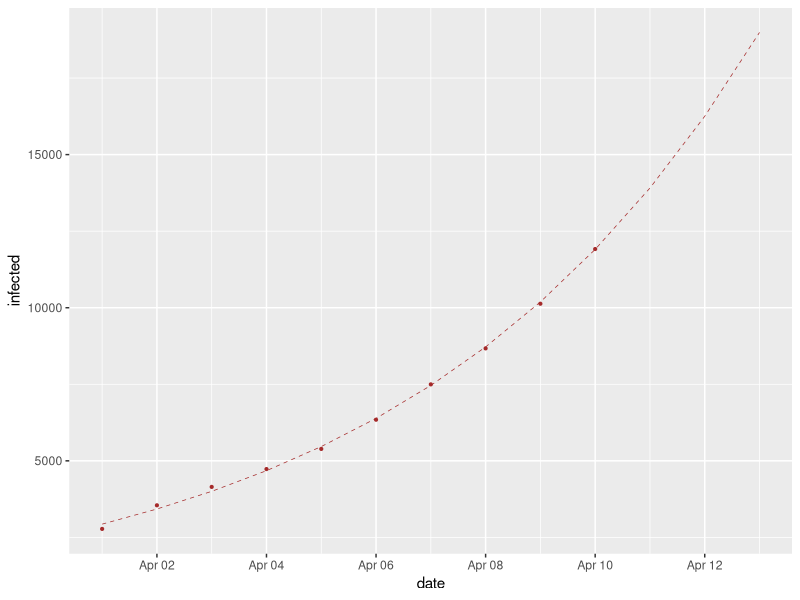
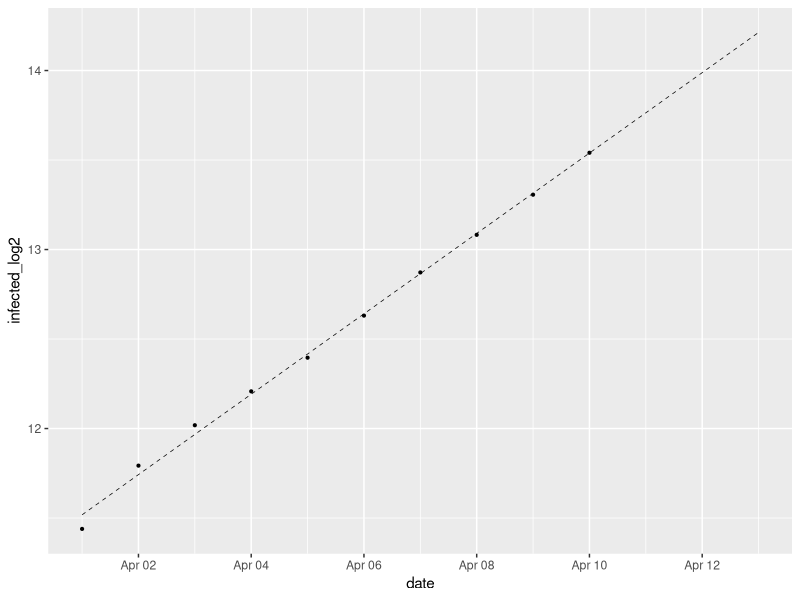
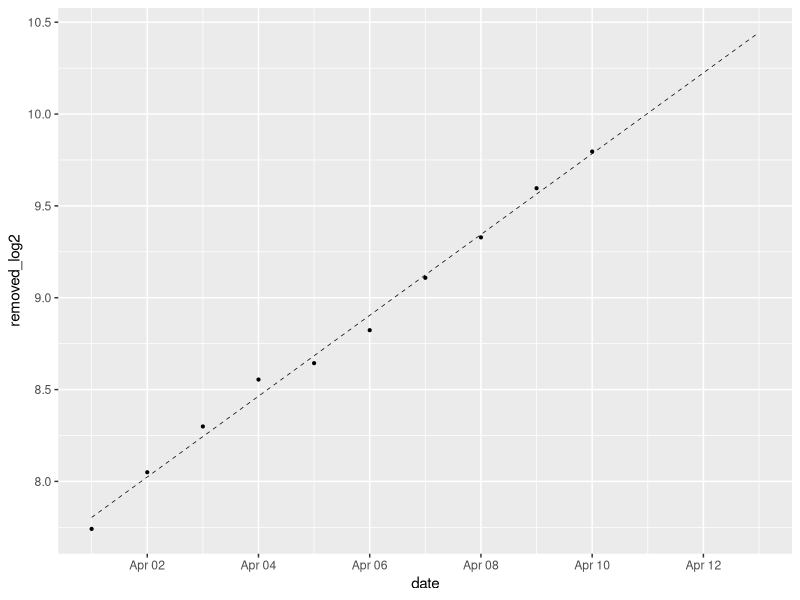
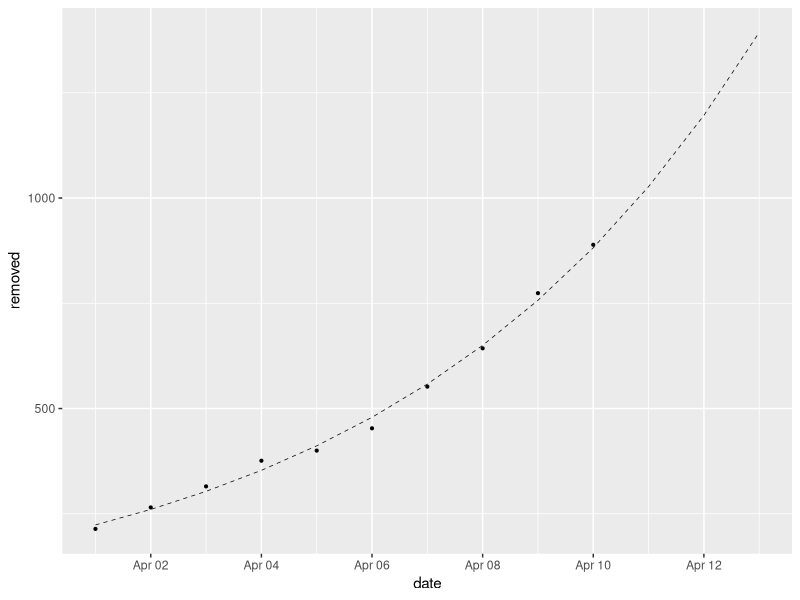
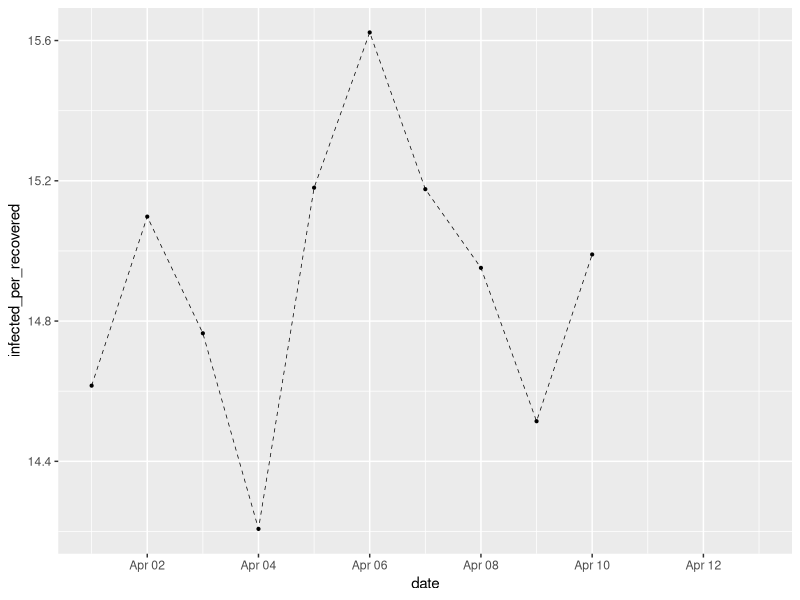
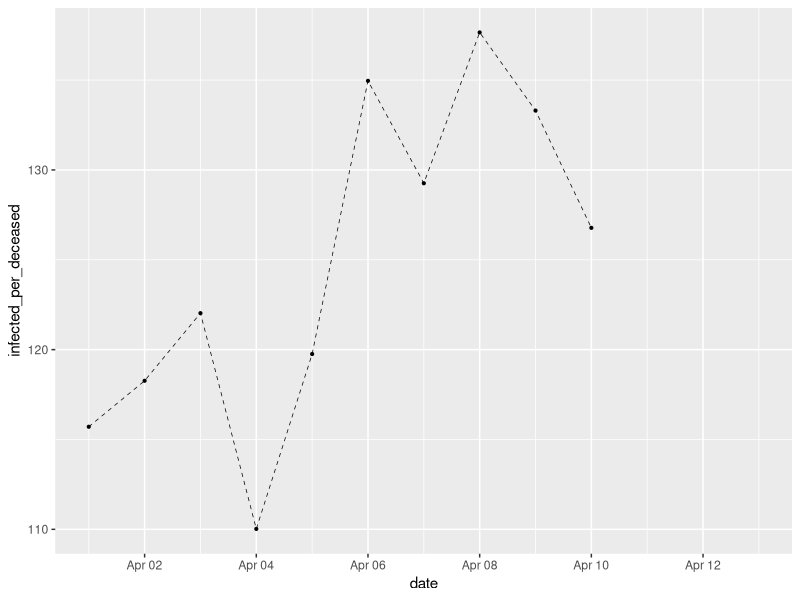
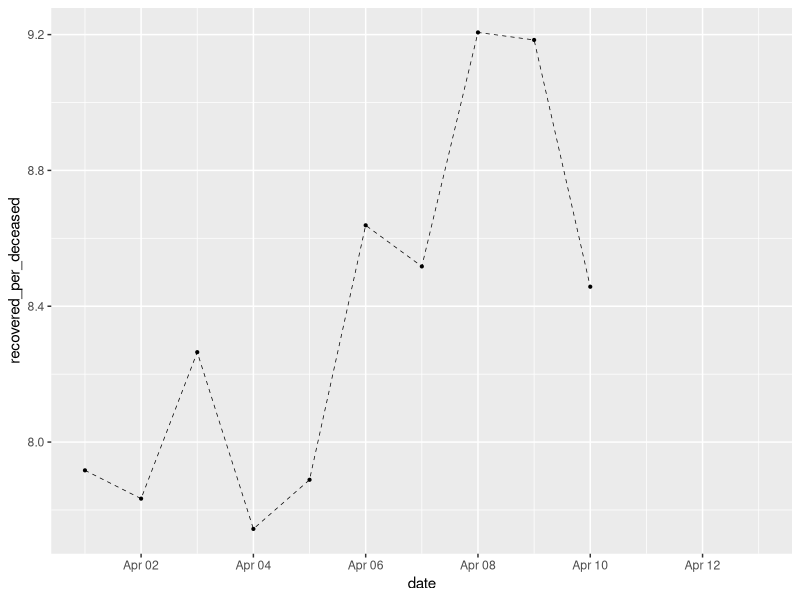

Source code (R) for these figures, in order:
#
# From Russia with COVID-19
# https://github.com/timothy-makarov/COVID-19
#

library(dplyr)
library(ggplot2)

rm(list = ls())

# Import
df0 <- read.csv('COVID-19.csv')
df0$date <- as.Date(df0$date)
df0$infected_growth <- c(1, diff(df0$infected))
df0$infected_log2 <- log2(df0$infected)
df0$removed <- df0$recovered + df0$deceased
df0$removed_log2 <- log2(df0$removed)

# Filtering
df0 <- df0 %>% filter(date > '2020-03-31')

# Analysis
infected_l2lm0 <- lm(formula = infected_log2 ~ date, df0)
df0$infected_l2lm0 <- predict(infected_l2lm0, df0)
df0$infected_lm0 <- 2 ^ df0$infected_l2lm0

removed_l2lm0 <- lm(formula = removed_log2 ~ date, df0)
df0$removed_l2lm0 <- predict(removed_l2lm0, df0)
df0$removed_lm0 <- 2 ^ df0$removed_l2lm0

df0$infected_per_recovered <- df0$infected / df0$recovered
df0$infected_per_deceased <- df0$infected / df0$deceased
df0$recovered_per_deceased <- df0$recovered / df0$deceased

# Plotting
ggplot(df0) +
  geom_point(aes(date, infected), color = 'brown', size = 0.75) +
  geom_line(
    aes(date, infected_lm0),
    color = 'brown',
    size = 0.25,
    linetype = 'dashed'
  )

ggplot(df0) +
  geom_point(aes(date, infected_log2), size = 0.75) +
  geom_line(aes(date, infected_l2lm0),
            size = 0.25,
            linetype = 'dashed')

ggplot(df0) +
  geom_point(aes(date, removed_log2), size = 0.75) +
  geom_line(aes(date, removed_l2lm0),
            size = 0.25,
            linetype = 'dashed')

ggplot(df0) +
  geom_point(aes(date, removed), size = 0.75) +
  geom_line(aes(date, removed_lm0),
            size = 0.25,
            linetype = 'dashed')

ggplot(df0) +
  geom_point(aes(date, infected_per_recovered), size = 0.75) +
  geom_line(aes(date, infected_per_recovered),
            size = 0.25,
            linetype = 'dashed')

ggplot(df0) +
  geom_point(aes(date, infected_per_deceased), size = 0.75) +
  geom_line(aes(date, infected_per_deceased),
            size = 0.25,
            linetype = 'dashed')

ggplot(df0) +
  geom_point(aes(date, recovered_per_deceased), size = 0.75) +
  geom_line(aes(date, recovered_per_deceased),
            size = 0.25,
            linetype = 'dashed')
